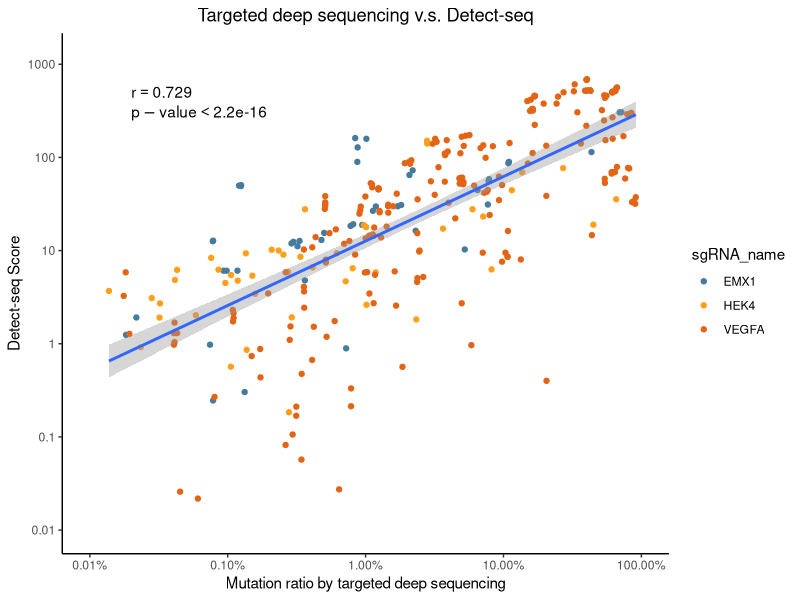

Write R code to recreate this figure.
library(tidyverse)
rm(list=ls())

df = read_csv("./20211014-Fig1f.source_data.full_info.csv")
colnames(df)
info.df.select_dist <- df %>% 
  select(sgRNA_name, distance_to_sapce, site_name, rep_name, genome_base, mut_percent, Detect.A, Detect.T, Detect.total)

info.df.select_dist <- info.df.select_dist %>% filter(
  genome_base=="C" & Detect.T >= 10 | genome_base=="G" & Detect.A >= 10
)


info.ratio.df <- info.df.select_dist %>% mutate(
  target_seq.ratio = mut_percent,
  detect_seq.score = ifelse(
    genome_base=="C", 
    (Detect.T/Detect.total)^2 * Detect.T, 
    (Detect.A/Detect.total)^2 * Detect.A
  )
  ) %>% group_by(sgRNA_name, distance_to_sapce, site_name) %>% summarise(
  target_seq.ratio.mean = mean(target_seq.ratio),
  detect_seq.score.mean = mean(detect_seq.score)
)

df <- info.ratio.df
df$target_seq.ratio.mean <- df$target_seq.ratio.mean / 100


pearson_r = cor(log10(df$target_seq.ratio.mean), log10(df$detect_seq.score.mean), method = "pearson")
# pvalue:
# cor.test(log10(df$target_seq.ratio.mean), log10(df$detect_seq.score.mean), method = "pearson")
info.ratio.df.select <- df
# Merge TargetSeq
ggplot(data = info.ratio.df.select) +
  geom_point(mapping = aes(x = target_seq.ratio.mean, y=detect_seq.score.mean, label=site_name, colour = sgRNA_name)) +
  geom_smooth(mapping = aes(x = target_seq.ratio.mean, y=detect_seq.score.mean), method = "lm") +
  scale_color_manual(values=c("#457b9d","#ff9f1c","#e36414")) +
  scale_x_log10(
    name="Mutation ratio by targeted deep sequencing",
    limits=c(0.0001,1),
    breaks = c(0.0001, 0.001, 0.01, 0.1, 1),
    labels = scales::percent,
    ) +
  scale_y_log10(
    name="Detect-seq Score",
    limits=c(0.01, 1200),
    breaks = c(0.01, 0.1, 1, 10, 100, 1000),
    labels = c(0.01, 0.1, 1, 10, 100, 1000),
  ) +
  ggtitle("Targeted deep sequencing v.s. Detect-seq") +
  theme_classic() + 
  # geom_abline(intercept = 0, slope = 1,linetype="dashed",color="#333333") +
  theme(plot.title = element_text(hjust = 0.5)) +
  annotate("text",x=0.0002,y=500,hjust = 0,parse=TRUE,colour="black", label=sprintf("r == %.3f",pearson_r)) +
  annotate("text",x=0.0002,y=300,hjust = 0,parse=TRUE,colour="black", label="p-value < 2.2e-16")

ggsave(filename = "2021-10-14-293T-Merge-Target_seq__vs__Detect_seq.ScatterPlot.pdf",width = 5.4,height = 4)
